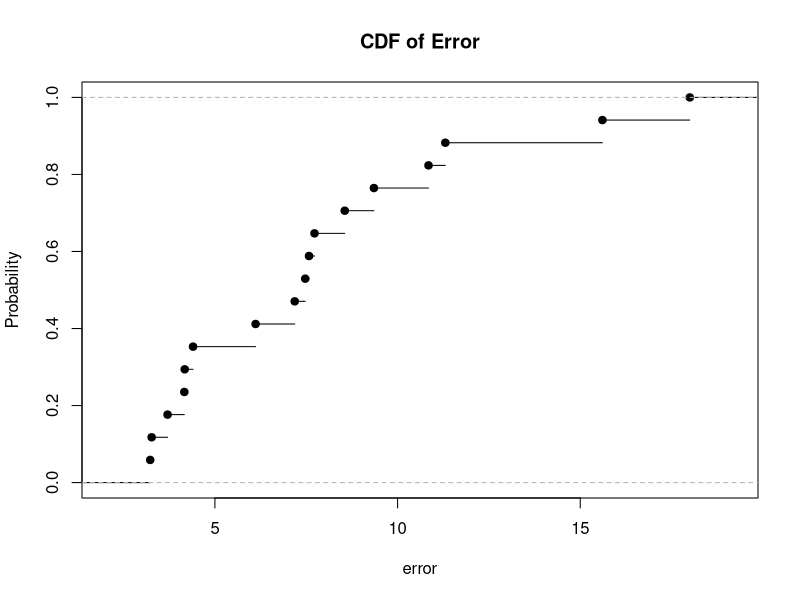

R code for this plot:
## ---- chunk 1
csv = read.csv("testresults.csv")
only_results = csv[!duplicated(csv[,c("testid")]),]

cdf = ecdf(only_results$error)
plot(cdf, ylab="Probability", xlab = "error", main="CDF of Error")
